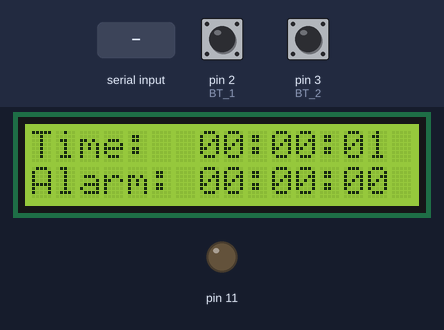
Simulated run of this sketch. Board: Arduino Uno, built with avr-gcc and run on an emulated ATmega328P. Shown: 16×2 character LCD, output pins drawn as LEDs (lit = HIGH). The test bench sets the inputs (shaded band); at power-on: pin 2 (BT_1) HIGH, pin 3 (BT_2) HIGH. What the sketch prints to the serial monitor is not drawn.

Above: at 1.2 s.
1.3 s: "Mode4/" received over Serial
At 1.8 s:
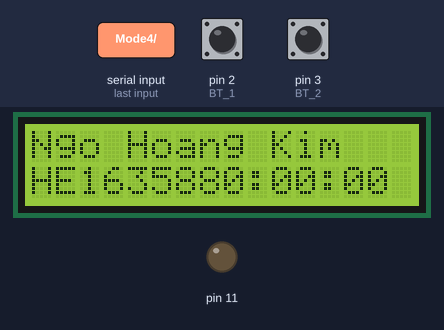
2.8 s: "Mode1/" received over Serial
At 5.6 s:
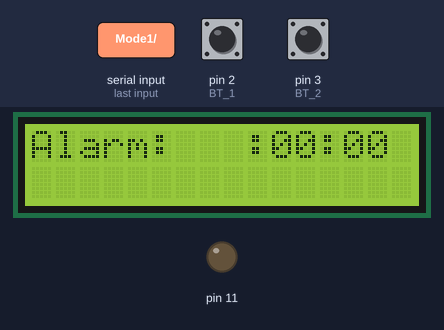
5.8 s: pin 2 (BT_1) pulled LOW for 3.2 s
At 9.8 s:
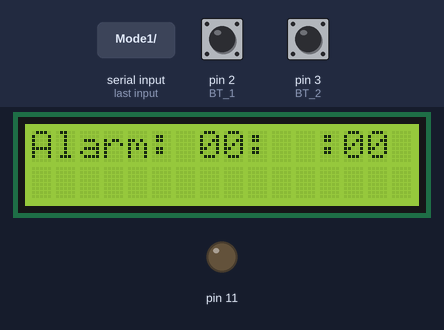
11.5 s: pin 3 (BT_2) pulled LOW for 3.2 s
At 16.1 s:
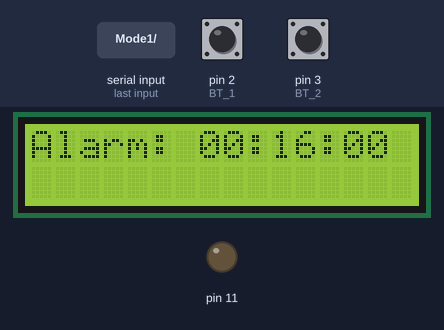
16.2 s: pin 2 (BT_1) pulled LOW for 0.15 s
At 17.3 s:
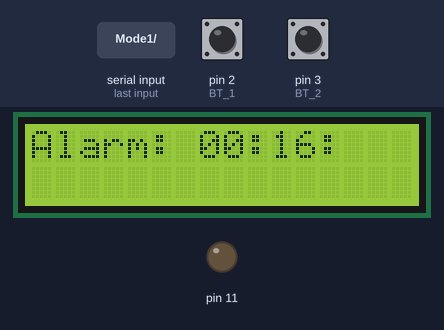
19.3 s: pin 3 (BT_2) pulled LOW for 0.15 s
At 20.6 s:
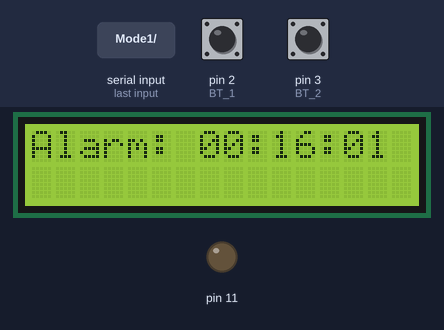
Timing chart, 0 to 22.3 s (numbered marks = the images above; inputs shaded):
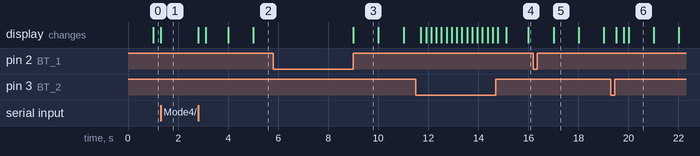

The sketch:

Alarm_and_Clock.ino
```cpp
#include <LiquidCrystal.h>
#define BT_1 2
#define BT_2 3
#define bientro A0
#define quangtro A1
LiquidCrystal lcd_1(9, 8, 7, 6, 5, 4);

struct Clock {
  unsigned long time;
  unsigned long hour;
  unsigned long minute;
  unsigned long second;
  char str[16];

  Clock(unsigned long timeIn) {
    time = timeIn;
    hour = (time / 3600) % 24;
    minute = (time / 60) % 60;
    second = (time % 60);
    sprintf(str, "%02lu:%02lu:%02lu", hour, minute, second);
  }

  void increase(unsigned increaseTime) {
    time = (time + increaseTime) % 86400;
    hour = (time / 3600) % 24;
    minute = (time / 60) % 60;
    second = (time % 60);
    sprintf(str, "%02lu:%02lu:%02lu", hour, minute, second);
  }
};

unsigned long startTime = 00 * 3600L + 00 * 60 + 00;
unsigned long alarmTime = 00 * 3600L;

int mode = 0;
int NUM_OF_MODE = 5;

int bt1_state = 1;
int bt2_state = 1;

Clock nowClock = Clock(startTime);
Clock alarmClock = Clock(alarmTime);

void scanButton() {
  nowClock = Clock(millis() / 1000 + startTime);

  bt1_state = digitalRead(BT_1);
  bt2_state = digitalRead(BT_2);

  if (bt1_state == 0 && bt2_state == 1) {
    while (digitalRead(BT_1) == 0);
    mode = (mode + 1) % NUM_OF_MODE;
    Serial.println(mode);
  }

  if (bt1_state == 1 && bt2_state == 0) {
    Serial.println("Bam nut 2");
    delay(200);
    switch (mode) {
      case 1:
        alarmClock.increase(3600);
        break;
      case 2:
        alarmClock.increase(60);
        break;
      case 3:
        alarmClock.increase(1);
      default:
        break;
    }
  }


  if (Serial.available()) {

    String command = Serial.readStringUntil('/');

    if (command.equals("Mode0")) {
      mode = 0;
    }
    if (command.equals("Mode1")) {
      mode = 1;
    }
    if (command.equals("Mode2")) {
      mode = 2;
    }
    if (command.equals("Mode3")) {
      mode = 3;
    }
    if (command.equals("Mode4")) {
      mode = 4;
    }

    if (command.startsWith("Now=")) {
      unsigned long h = (unsigned long)command.substring(4, 6).toInt();
      unsigned long m = (unsigned long)command.substring(7, 9).toInt();
      unsigned long s = (unsigned long)command.substring(10, 12).toInt();
      startTime = h * 3600L + m * 60 + s;
      nowClock = Clock(startTime);
    }

    if (command.startsWith("Alarm=")) {
      unsigned long h = (unsigned long)command.substring(6, 8).toInt();
      unsigned long m = (unsigned long)command.substring(9, 11).toInt();
      unsigned long s = (unsigned long)command.substring(12, 14).toInt();
      unsigned long newAlarm = h * 3600L + m * 60 + s;
      alarmClock = Clock(newAlarm);
    }
  }
}


int giatri;
int giatri1;
int alpha;
void display() {
  switch (mode) {
    case 0:
      lcd_1.setCursor(0, 0);
      lcd_1.print("Time:  ");
      lcd_1.print(nowClock.str);
      lcd_1.setCursor(0, 1);
      lcd_1.print("Alarm: ");
      lcd_1.print(alarmClock.str);
      break;
    case 1:
      lcd_1.setCursor(0, 0);
      lcd_1.print("Alarm: ");
      lcd_1.print(alarmClock.str);
      if (nowClock.time % 2 && bt2_state != 0) {
        lcd_1.setCursor(7, 0);
        lcd_1.print("  ");
      }
      lcd_1.setCursor(0, 1);
      lcd_1.print("               ");
      lcd_1.setCursor(7, 1);
      break;
    case 2:
      // lcd_1.clear();
      lcd_1.setCursor(0, 0);
      lcd_1.print("Alarm: ");
      lcd_1.print(alarmClock.str);
      if (nowClock.time % 2 && bt2_state != 0) {
        lcd_1.setCursor(10, 0);
        lcd_1.print("  ");
      }
      lcd_1.setCursor(0, 1);
      lcd_1.print("               ");
      lcd_1.setCursor(10, 1);
      break;

    case 3:
      lcd_1.setCursor(0, 0);
      lcd_1.print("Alarm: ");
      lcd_1.print(alarmClock.str);
      if (nowClock.time % 2 && bt2_state != 0) {
        lcd_1.setCursor(13, 0);
        lcd_1.print("  ");
      }
      lcd_1.setCursor(0, 1);
      lcd_1.print("               ");
      lcd_1.setCursor(13, 1);
      break;
    case 4:
    lcd_1.setCursor(0, 0);
     lcd_1.print("Ngo Hoang Kim  ");
    lcd_1.setCursor(0, 1);
    lcd_1.print("HE163588");

    default:
      break;
  }
}

void setup() {
  pinMode(BT_1, INPUT_PULLUP);
  pinMode(BT_2, INPUT_PULLUP);
  pinMode(11, OUTPUT);
  lcd_1.begin(16, 2);
  Serial.begin(9600);
}


void loop() {
  // Quet nut dong thoi tang thoi gian
  scanButton();
  // Nhay man hinh trong 10s
  if (nowClock.time - 10 <= alarmClock.time && nowClock.time >= alarmClock.time && mode == 0) {
    lcd_1.clear();
  }
  // Hien thi
  display();
}
```

Measured:
- after the input at 1.3 s, the display: changes at once (image 1)
- after the input at 2.8 s, the display: first changes at once (image 2 shows a later state)
- after the input at 5.8 s, the display: changes after 3.2 s (image 3)
- after the input at 11.5 s, the display: first changes after 0.21 s (image 4 shows a later state)
- after the input at 16.2 s, the display: changes after 0.81 s (image 5)
- after the input at 19.3 s, the display: changes after 0.21 s (image 6)
- what the display in image 3 shows lasts 1.0 s, from 9.0 s to 10.0 s
